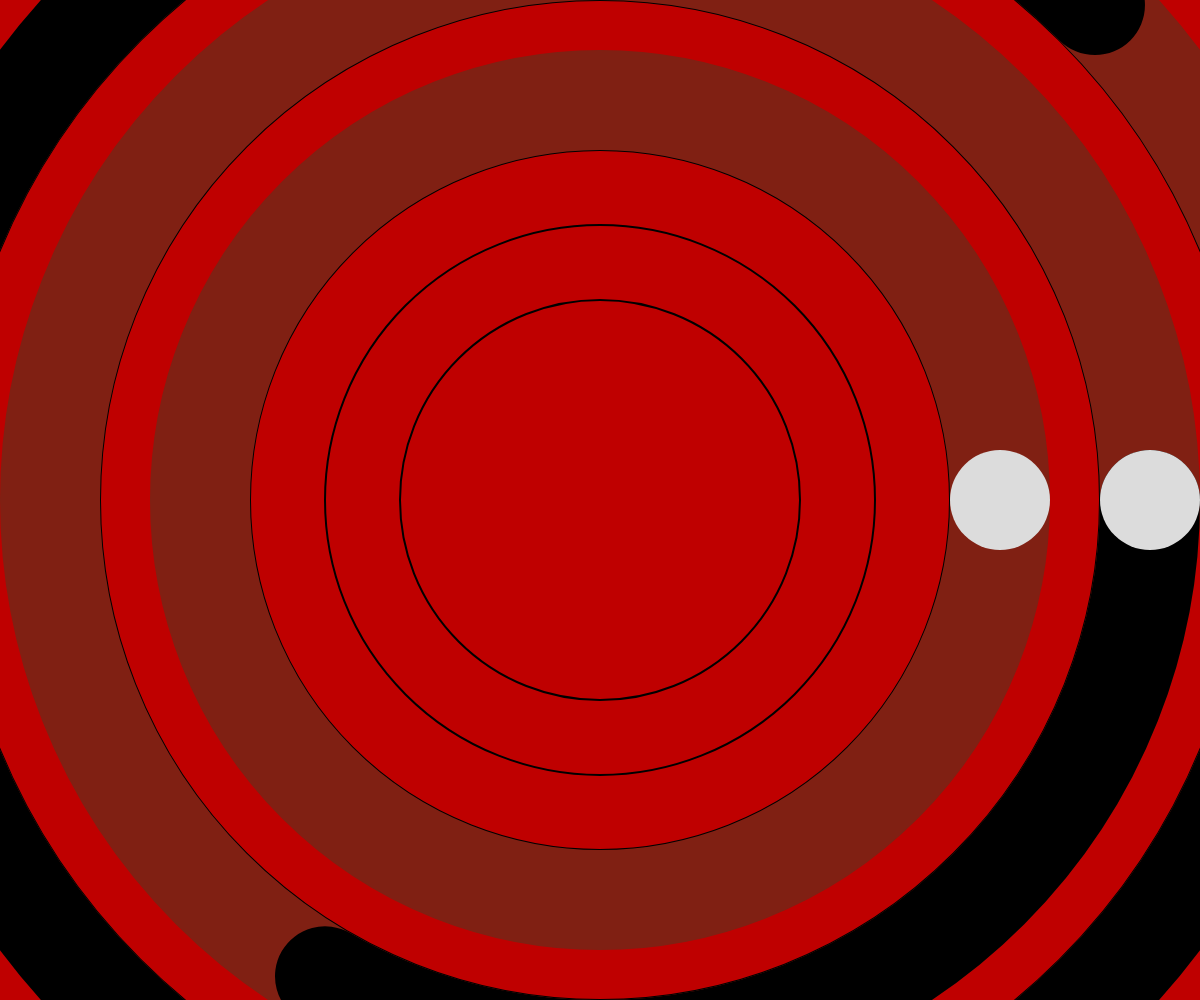
Frame 1 (no input)
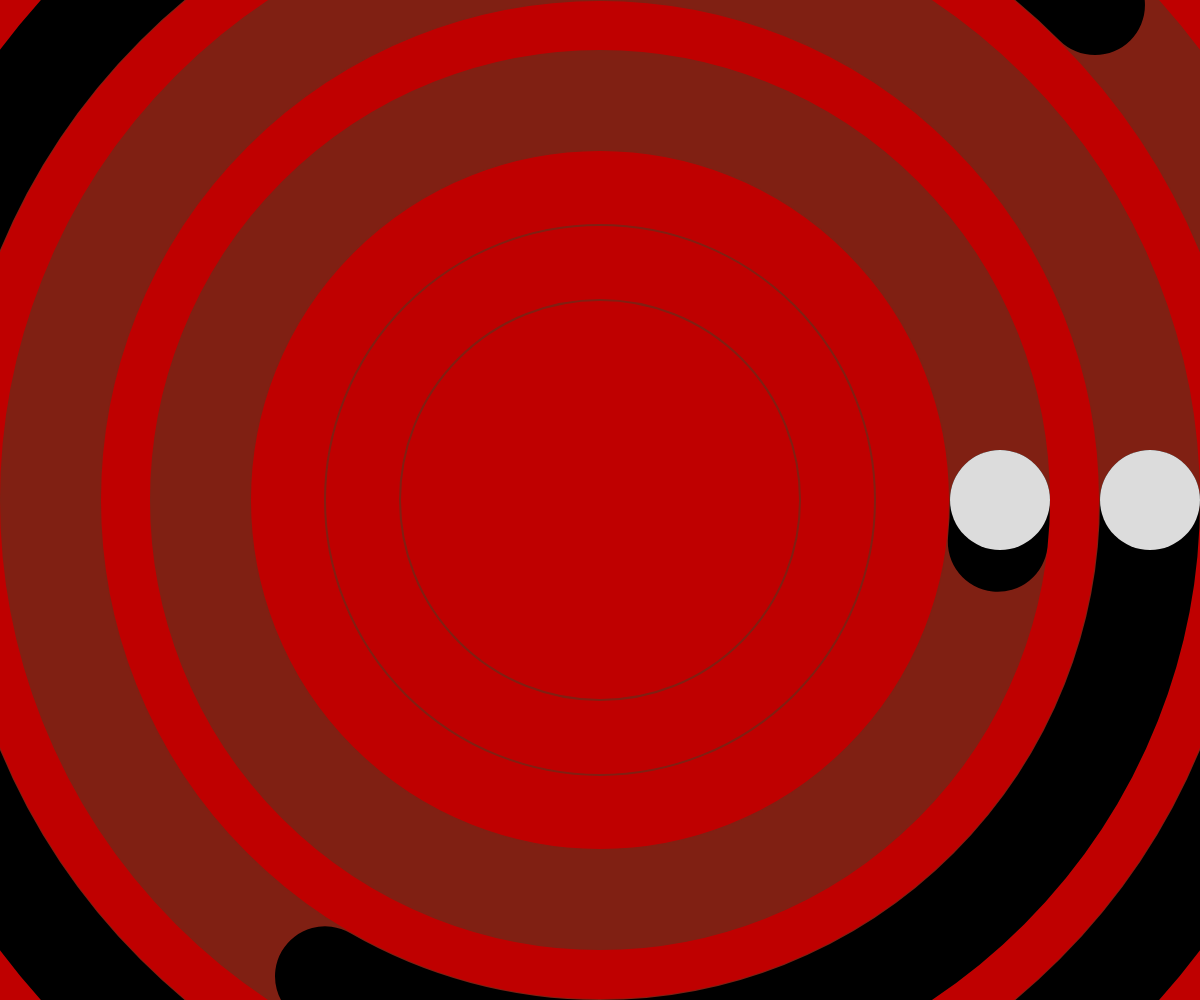
Frame 60 (no input)
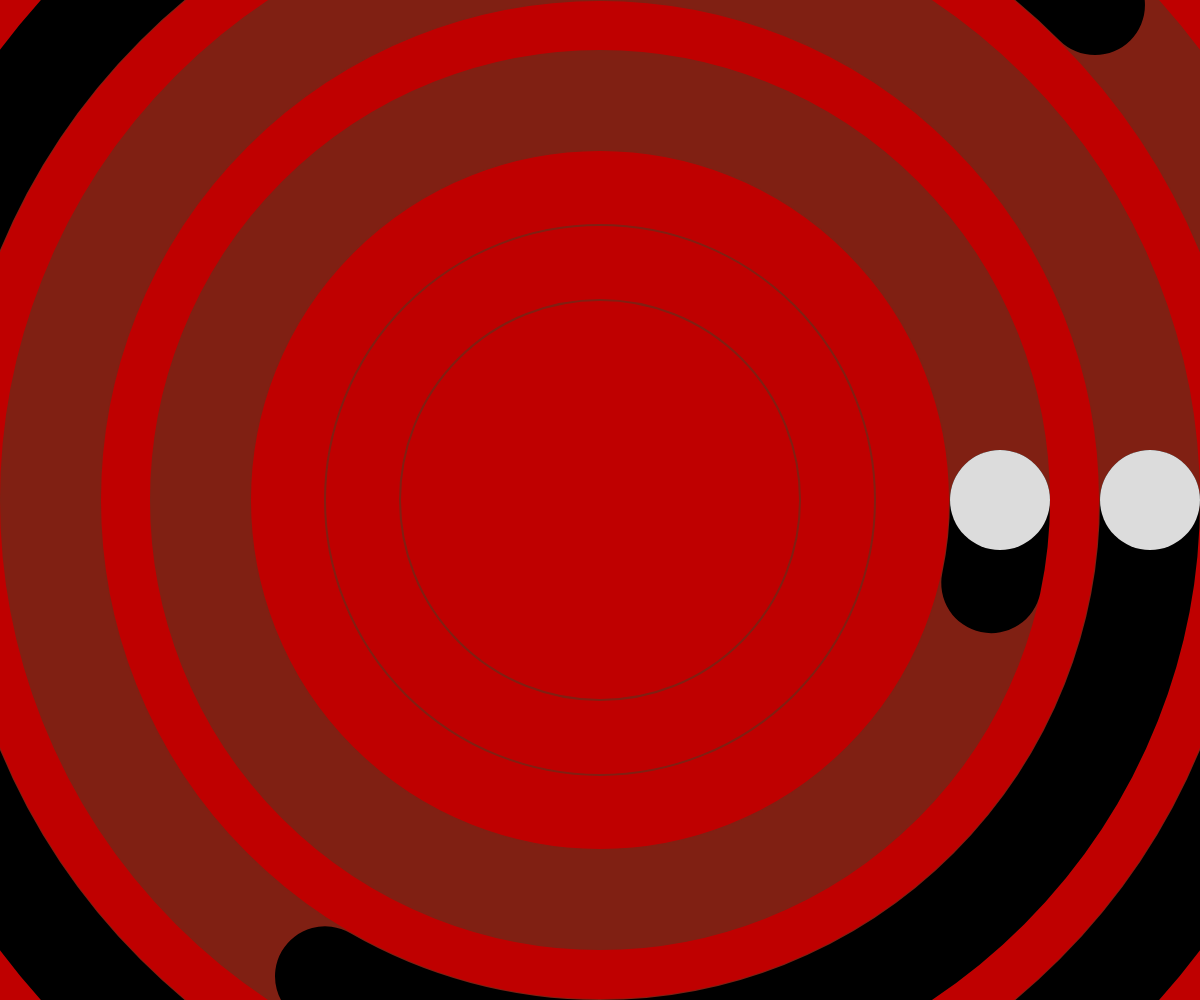
Frame 120 (the mouse pressed at the canvas centre since frame 60)

The p5.js sketch that drew these frames (run headless with seeded random() and noise() and a simulated clock; from frame 60 on, the mouse is pressed at the canvas centre):

// p5.js sketch
// ── sketch.js

let s,m,h;
let starttime=6500;
function setup() {
  createCanvas(windowWidth, windowHeight);
  let starttime
  let s=0;
  let m=58;
  let h=14;
angleMode(DEGREES);

}

function draw() {
  background(191, 0, 0);
  for (let n = 400; n < 7000; n+=150) {
    noFill(0);
    strokeWeight(2);
    ellipse(windowWidth/2,windowHeight/2,n);
  
  }
  fill(0);
  noFill();
  strokeWeight(100);
  stroke(0);
  stroke(50);
  stroke(100);

  let s=int(millis()/1000+starttime*60*1000);
  let m=int(s/60);
  let h=int(m/60);

  let sd= s%60;
  let sdd=map(sd,0, 60,0,360);
  let md= m%60;
  let mdd=map(md,0, 60,0,360);
  let hd= h%24;
  let hdd=map(hd,0, 24,0,360);

  clockback();
  
push();
stroke(0);
  arc(windowWidth/2, windowHeight/2, 800, 800, 0, sdd);
  pop();

  push();
  stroke(0);
  arc(windowWidth/2, windowHeight/2, 1100, 1100, 0, mdd);
  pop();

  push();
  stroke(0);
  arc(windowWidth/2, windowHeight/2, 1400, 1400, 0, hdd);
pop();
  drawdot();     

}

function clockback() {
stroke(128, 32, 19);
  arc(windowWidth/2, windowHeight/2, 800, 800, 0, 360);
  arc(windowWidth/2, windowHeight/2, 1100, 1100, 0, 360);

  arc(windowWidth/2, windowHeight/2, 1400, 1400, 0, 360);

}

function drawdot(x,y) {
  push();
  noStroke();
  fill(220);
ellipse(windowWidth/2+400,windowHeight/2, 100);
ellipse(windowWidth/2+550,windowHeight/2, 100);
ellipse(windowWidth/2+700,windowHeight/2, 100);
pop();
  }
